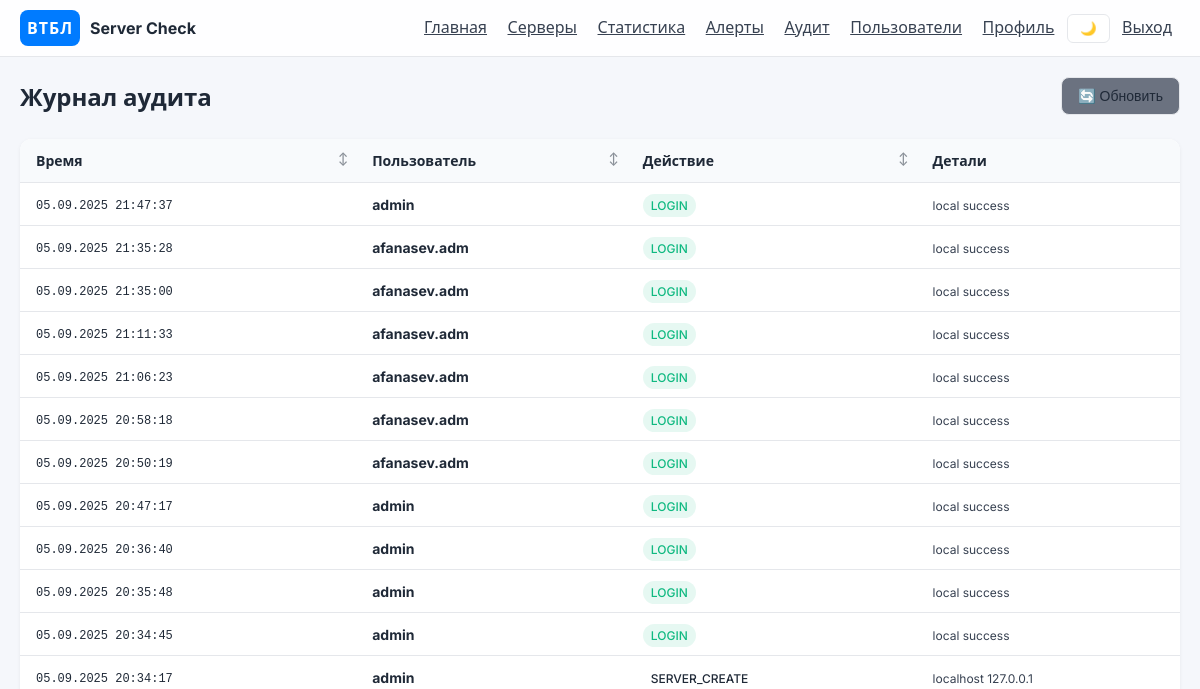
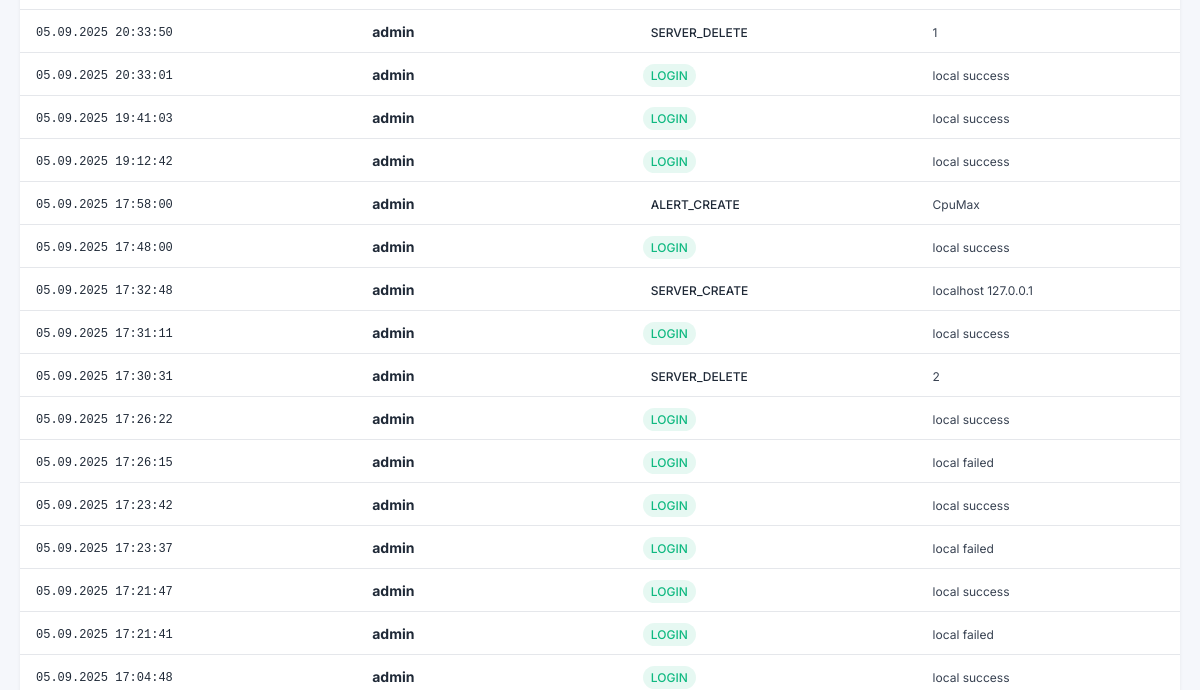
/audit (signed in, upper part), run on an earlier commit of the app's database (2 pictures, top to bottom).
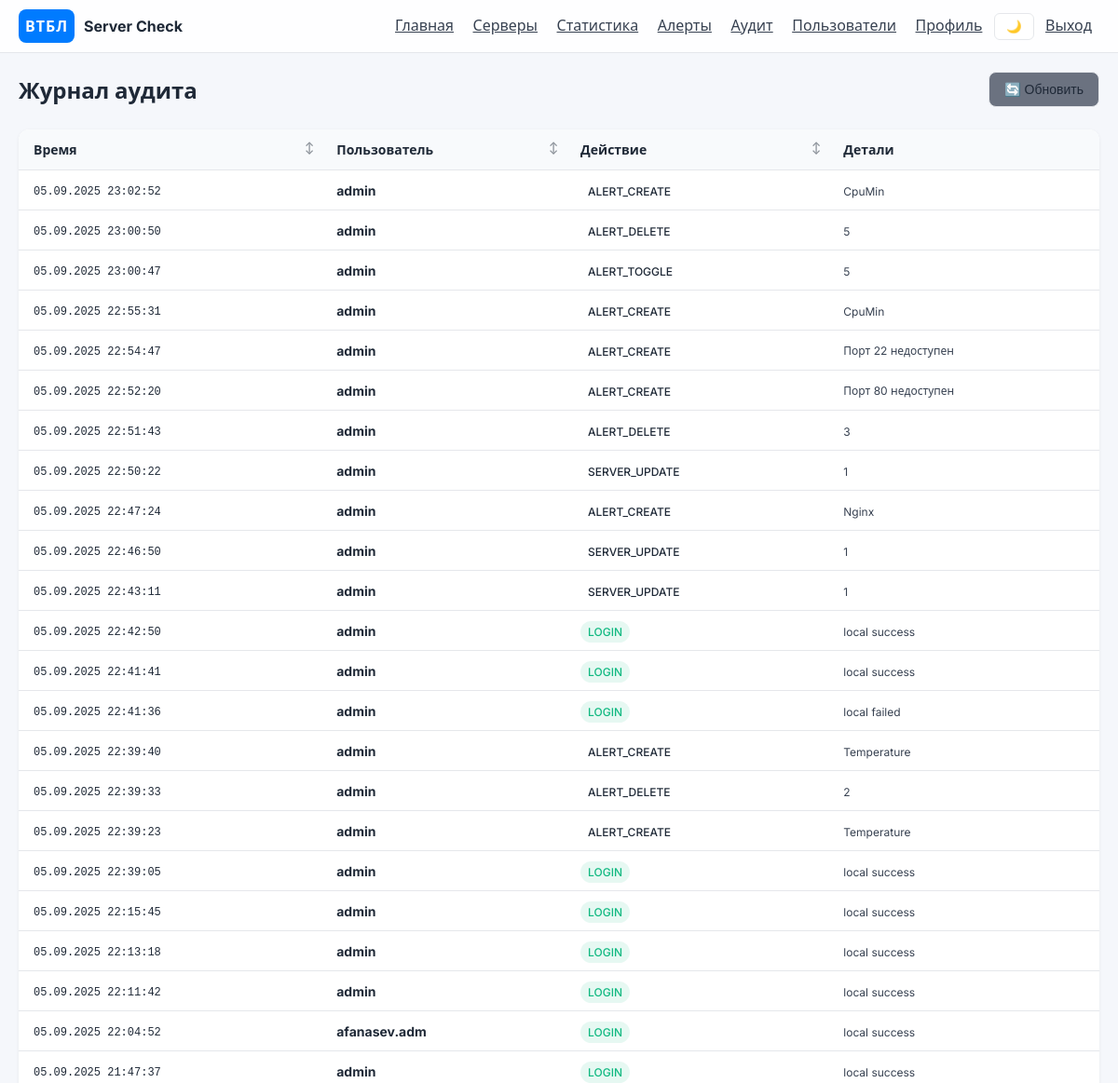
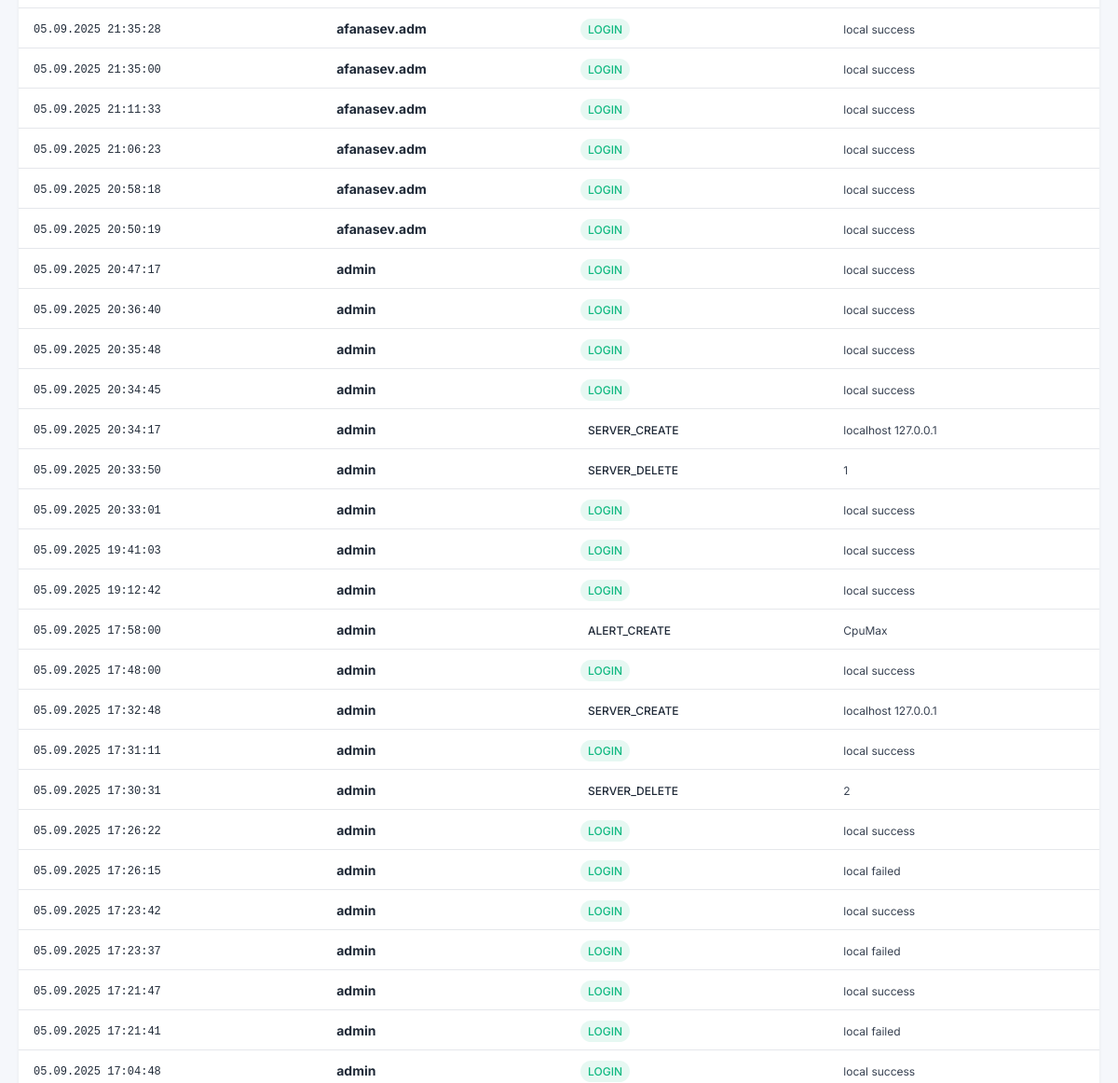
And on a later commit of the database (2 pictures, top to bottom).
### app/models.py (models this page shows)
class AuditLog(Base):
    __tablename__ = "audit_logs"
    id = Column(Integer, primary_key=True)
    timestamp = Column(DateTime, default=datetime.utcnow, index=True)
    username = Column(String(100), nullable=True)
    action = Column(String(100), nullable=False)
    details = Column(String(1000), nullable=True)

### app/routers.py (the view)
@router.get("/audit")
async def audit_page(request: Request, db: AsyncSession = Depends(get_db)):
    if not request.user.is_authenticated:
        return RedirectResponse(url="/login", status_code=HTTP_302_FOUND)
    if request.session.get("role") not in {UserRole.admin.value}:
        raise HTTPException(status_code=403, detail="Admins only")
    logs = (await db.execute(select(AuditLog).order_by(AuditLog.timestamp.desc()).limit(200))).scalars().all()
    return request.app.state.templates.TemplateResponse("audit.html", {"request": request, "logs": logs, "format_moscow_time": format_moscow_time})

### templates/audit.html (shortened to what this page needs)
{% extends "base.html" %}
{% block content %}
  <div class="page-header">
    <h1>Журнал аудита</h1>
    <div class="page-actions">
      <button class="btn btn-secondary" onclick="location.reload()">🔄 Обновить</button>
    </div>
  </div>
  <div class="table-container">
    <table class="servers-table">
      <thead>
        <tr>
          <th class="sortable" data-sort="timestamp">Время</th>
          <th class="sortable" data-sort="username">Пользователь</th>
          <th class="sortable" data-sort="action">Действие</th>
          <th>Детали</th>
        </tr>
      </thead>
      <tbody>
        {% for l in logs %}
        <tr>
          <td>
            <span class="timestamp">{{ format_moscow_time(l.timestamp) }}</span>
          </td>
          <td>
            <strong>{{ l.username or '—' }}</strong>
          </td>
          <td>
            <span class="action-badge action-{{ l.action.lower().replace(' ', '-') }}">
              {{ l.action }}
            </span>
          </td>
          <td>
            <span class="details">{{ l.details or '—' }}</span>
          </td>
        </tr>
        {% endfor %}
      </tbody>
    </table>
  </div>
{% endblock %}

### templates/base.html (shortened to what this page needs)
<!doctype html>
<html>
<head>
  <link rel="stylesheet" href="/static/style.css" />
</head>
<body>
  <header class="app-header">
    <div class="brand">
      <div class="logo">ВТБЛ</div>
      <div class="brand-name">Server Check</div>
    </div>
    <nav class="nav">
      <a href="/">Главная</a>
      <a href="/servers">Серверы</a>
      <a href="/statistics">Статистика</a>
      <a href="/alerts">Алерты</a>
      <a href="/audit">Аудит</a>
      <a href="/users">Пользователи</a>
      <a href="/profile">Профиль</a>
      <button class="theme-toggle" onclick="toggleTheme()">🌙</button>
      <a href="/logout">Выход</a>
    </nav>
  </header>
  <main class="container">
    {% block content %}{% endblock %}
  </main>
</body>
</html>

### static/style.css (style rules this page uses)
:root { --bg-primary: #f5f7fb; --bg-secondary: #ffffff; --text-primary: #1f2937; --text-secondary: #374151; --border-color: #e5e7eb; --input-border: #d1d5db; --shadow: rgba(0,0,0,0.06); --shadow-hover: rgba(0, 123, 255, 0.35); }
body { background: var(--bg-primary); color: var(--text-primary); margin:0; font-family: 'Inter', system-ui, -apple-system, Segoe UI, Roboto, Arial, sans-serif; transition: background-color 0.3s ease, color 0.3s ease; }
a { color: #0b72ff; }
.app-header { position: sticky; top:0; z-index:10; backdrop-filter: saturate(180%) blur(8px); background: rgba(255,255,255,0.85); border-bottom: 1px solid var(--border-color); display:flex; align-items:center; justify-content:space-between; padding: 10px 20px; transition: background-color 0.3s ease, border-color 0.3s ease; }
.brand { display:flex; align-items:center; gap:10px; }
.logo { width:60px; height:36px; border-radius:8px; background:#007bff; color:#fff; display:flex; align-items:center; justify-content:center; font-weight:700; letter-spacing:1px; }
.brand-name { font-weight:700; color:var(--text-primary); transition: color 0.3s ease; }
.nav a { margin: 0 8px; color:var(--text-secondary); transition: color 0.3s ease; }
.container { padding: 20px; max-width: 1300px; margin: 0 auto; }
button { background:#007bff; color:#fff; border:none; }
table { font-size: 14px; background: var(--bg-secondary); box-shadow: 0 1px 4px var(--shadow); border-radius: 8px; overflow: hidden; transition: background-color 0.3s ease, box-shadow 0.3s ease; width: 100%; border-collapse: collapse; }
table th { background: var(--bg-tertiary, #f8fafc); color: var(--text-primary); padding: 12px 16px; text-align: left; font-weight: 600; border-bottom: 1px solid var(--border-color); cursor: pointer; user-select: none; transition: background-color 0.2s ease; }
table td { padding: 12px 16px; border-bottom: 1px solid var(--border-color); color: var(--text-primary); }
.sortable { position: relative; }
.sortable::after { content: '↕'; position: absolute; right: 8px; opacity: 0.5; font-size: 12px; }
.theme-toggle { background: var(--bg-secondary); border: 1px solid var(--border-color); color: var(--text-primary); padding: 6px 12px; border-radius: 6px; cursor: pointer; transition: all 0.3s ease; }
.btn { display: inline-flex; align-items: center; justify-content: center; padding: 10px 16px; border: none; border-radius: 8px; font-size: 14px; font-weight: 500; cursor: pointer; transition: all 0.2s ease; text-decoration: none; gap: 6px; }
.btn-secondary { background: var(--bg-tertiary, #6b7280); color: var(--text-primary); border: 1px solid var(--border-color); }
.page-header { display: flex; justify-content: space-between; align-items: center; margin-bottom: 24px; }
.page-header h1 { margin: 0; color: var(--text-primary); font-size: 24px; font-weight: 700; }
.page-actions { display: flex; gap: 12px; }
.table-container { background: var(--bg-secondary); border-radius: 12px; overflow: hidden; box-shadow: 0 1px 4px var(--shadow); }
.servers-table { margin: 0; }
.timestamp { font-family: 'Monaco', 'Menlo', 'Ubuntu Mono', monospace; font-size: 12px; color: var(--text-muted); }
.action-badge { padding: 4px 8px; border-radius: 12px; font-size: 12px; font-weight: 500; text-transform: uppercase; }
.action-login { background: rgba(16, 185, 129, 0.1); color: var(--success, #10b981); }
.details { font-size: 12px; color: var(--text-secondary); max-width: 300px; overflow: hidden; text-overflow: ellipsis; white-space: nowrap; }

What changed in the data, as far as the page shows it:
added AuditLog: timestamp "05.09.2025 23:02:52", username "admin", action "ALERT_CREATE", details "CpuMin"
added AuditLog: timestamp "05.09.2025 23:00:50", username "admin", action "ALERT_DELETE", details "5"
added AuditLog: timestamp "05.09.2025 23:00:47", username "admin", action "ALERT_TOGGLE", details "5"
added AuditLog: timestamp "05.09.2025 22:55:31", username "admin", action "ALERT_CREATE", details "CpuMin"
added AuditLog: timestamp "05.09.2025 22:54:47", username "admin", action "ALERT_CREATE", details "Порт 22 недоступен"
added AuditLog: timestamp "05.09.2025 22:52:20", username "admin", action "ALERT_CREATE", details "Порт 80 недоступен"
added AuditLog: timestamp "05.09.2025 22:51:43", username "admin", action "ALERT_DELETE", details "3"
added AuditLog: timestamp "05.09.2025 22:50:22", username "admin", action "SERVER_UPDATE", details "1"
added AuditLog: timestamp "05.09.2025 22:47:24", username "admin", action "ALERT_CREATE", details "Nginx"
added AuditLog: timestamp "05.09.2025 22:46:50", username "admin", action "SERVER_UPDATE", details "1"
added AuditLog: timestamp "05.09.2025 22:43:11", username "admin", action "SERVER_UPDATE", details "1"
added AuditLog: timestamp "05.09.2025 22:42:50", username "admin", action "LOGIN", details "local success"
added AuditLog: timestamp "05.09.2025 22:41:41", username "admin", action "LOGIN", details "local success"
added AuditLog: timestamp "05.09.2025 22:41:36", username "admin", action "LOGIN", details "local failed"
added AuditLog: timestamp "05.09.2025 22:39:40", username "admin", action "ALERT_CREATE", details "Temperature"
added AuditLog: timestamp "05.09.2025 22:39:33", username "admin", action "ALERT_DELETE", details "2"
added AuditLog: timestamp "05.09.2025 22:39:23", username "admin", action "ALERT_CREATE", details "Temperature"
added AuditLog: timestamp "05.09.2025 22:39:05", username "admin", action "LOGIN", details "local success"
added AuditLog: timestamp "05.09.2025 22:15:45", username "admin", action "LOGIN", details "local success"
added AuditLog: timestamp "05.09.2025 22:13:18", username "admin", action "LOGIN", details "local success"
added AuditLog: timestamp "05.09.2025 22:11:42", username "admin", action "LOGIN", details "local success"
added AuditLog: timestamp "05.09.2025 22:04:52", username "afanasev.adm", action "LOGIN", details "local success"
